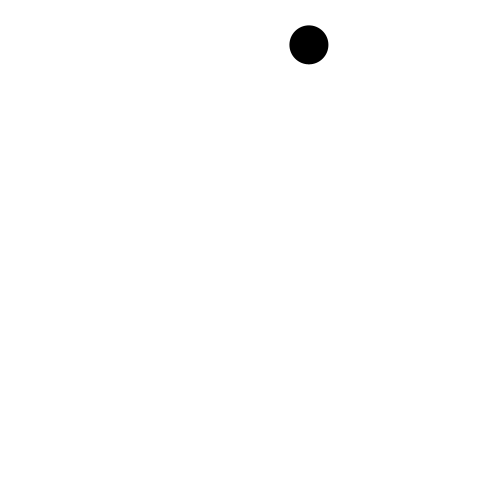
Frame 1 (no input)
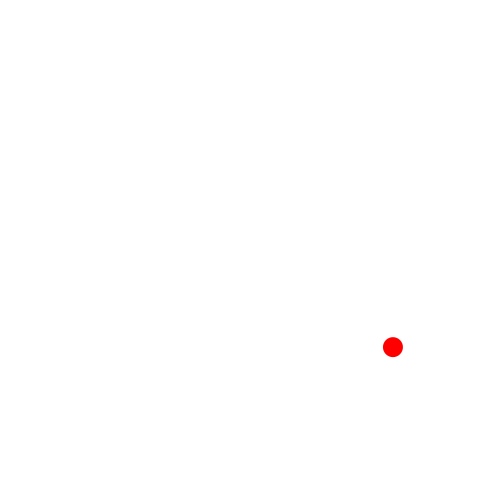
Frame 60 (the mouse pressed at the canvas centre just before this capture)
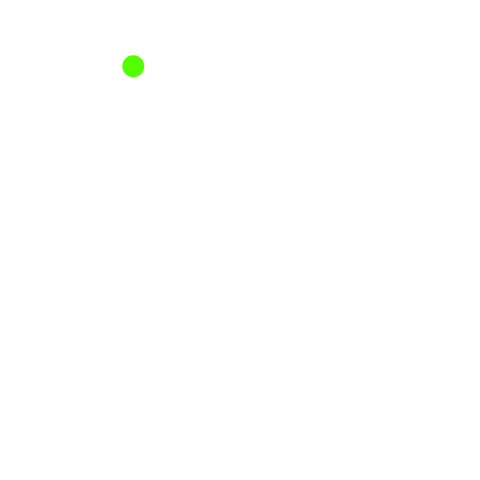
Frame 120 (the mouse held since frame 60 and released just before this capture)

The Processing sketch that drew these frames (run headless with seeded random() and noise(); from frame 60 on, the mouse is pressed at the canvas centre):

// Processing sketch: ballEnlarged1
// ── ballEnlarged1.pde
final float vx0min = -7;            // vxの初期値の下限
final float vx0max = 5;             // vxの初期値の上限
final float vy0min = 4;             // vyの初期値の下限
final float vy0max = 8;             // vyの初期値の上限
final float fps = 60;               // 1秒間あたりのフレーム数
final float elas = 0.98;
final float hueMax = 360;

// 変数
Ball ball0;                         // ボールのオブジェクト1つを参照する変数
float d = 40;

void setup() {
  frameRate(fps);
  size(480, 480);
  noStroke();
  fill(0, 0, 0);
  ball0 = new Ball();
  ball0.setD(d);                    // ボールの直径をセット
  ball0.setX(random(d / 2, width - d / 2));
  ball0.setY(random(d / 2, height / 5));
  ball0.setVX(random(vx0min, vx0max));
  ball0.setVY(random(vy0min, vy0max));
  ball0.setgravity(9.8 / fps);
  ball0.setelas(elas);
  ball0.sethueMax(hueMax);
  colorMode(HSB, ball0.hueMax, 100, 100);
}

void draw() {
  background(0, 0, 100);
  ball0.move();
  ball0.draw();
}

/** 動くボールを表す */
class Ball {
  float gravity;    // 1フレームあたりの重力加速度
  float elas;            // 反発係数
  float hueMax;
  float d;
  float x;
  float y;
  float vx;
  float vy;
  boolean enlarging = true;
  void setD(float d) {
    this.d = d;
  }
  void setX(float x) {
    this.x = x;
  }
  void setY(float y) {
    this.y = y;        // ボールの中心のy座標
  }
  void setVX(float vx) {
    this.vx = vx;
  }
  void setVY(float vy) {
    this.vy = vy;
  }
  void setgravity(float gravity) {
    this.gravity = gravity;
  }
  void setelas(float elas) {
    this.elas = elas;
  }
  void sethueMax(float hueMax) {
    this.hueMax = hueMax;
  }
  void move() {
    x  += vx;          // ボールが速度ぶん移動する
    vy += gravity;          // 速度のy成分に重力加速度を加算する
    y  += vy;          // ボールが速度ぶん移動する
    if (x < d / 2) {
      vx = - vx * elas;
      x = d / 2;
    } else if (x > width - d / 2) {
      vx = - vx  * elas;
      x = width - d / 2;
    }
    if (y > height - d / 2) {
      vy = - vy * elas;
      y = height - d / 2;
    } else if (y < d / 2) {
      vy = - vy * elas;
      y = d / 2;
    }
  }
  void draw() {
    if (d>50) {
      enlarging = true;
      fill(100, 100, 100);
    }
    if (d<1) {
      enlarging = false;
      fill(0, 100, 100);
    }
    if (enlarging) {
      d--;
    } else {
      d++;
    }
    ellipse(x, y, d, d);
  }
}
